Frame 1 (no input): blank canvas, image omitted
Frame 60 (the mouse pressed at the canvas centre just before this capture): blank canvas, image omitted
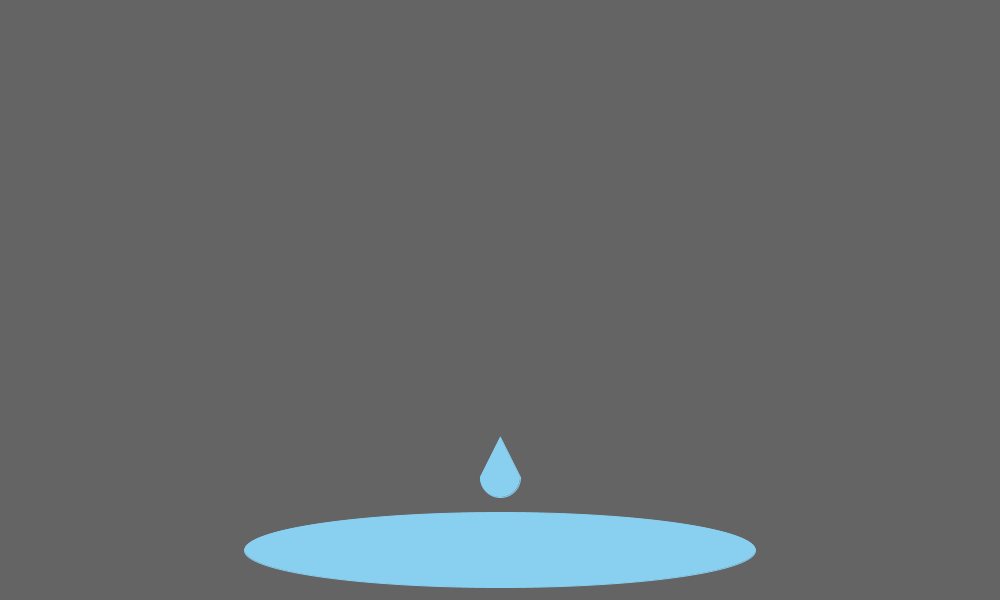
Frame 120 (the mouse held since frame 60 and released just before this capture)

The Processing sketch whose frames 1 and 60 were blank and that drew this single picture after the mouse press (run headless with seeded random() and noise(); from frame 60 on, the mouse is pressed at the canvas centre):

// Processing sketch: array_practice
// ── array_practice.pde
int y=70;
int [] dropYs= {};
int [] dropXs= {};
int[] speed= {(int) random(1, 5), (int) random(1, 5), (int) random(1,5)
, (int) random(1, 5), (int) random(1, 5)};
int c=500;
int d= 200;
void setup() {
  size(1000, 600);
}

void draw() {
  background(100);
  for (int x=1; x <= dropYs.length; x=x+1) {
    raindrop(dropXs[x-1], dropYs [x-1], 40);
    dropYs[x-1]= dropYs[x-1] + speed[x-1];
    if (dropYs[x-1]>500) {
      dropYs[x-1]=70; //resetting to top
    }
   if(dropYs[x-1]>=450) {
      c=c+1;
      d=d+ 1;
    } 
     ellipse(500, 550, c, 75 ); 
      
  }
  y=y+ 1; //copy this structure
}

void mousePressed() {
  dropYs=append(dropYs, mouseY); 
  speed= append(speed, (int) random(1,5));
  dropXs= append(dropXs, mouseX);
}



void raindrop(float CenterX, float CenterY, float size) {
  stroke(#89CFF0);
  fill(#89CFF0);
  triangle(CenterX, CenterY- size, CenterX- size/2,
    CenterY, CenterX+ size/2, CenterY);
  arc(CenterX, CenterY, size, size,
    radians(0), radians (180));
}
